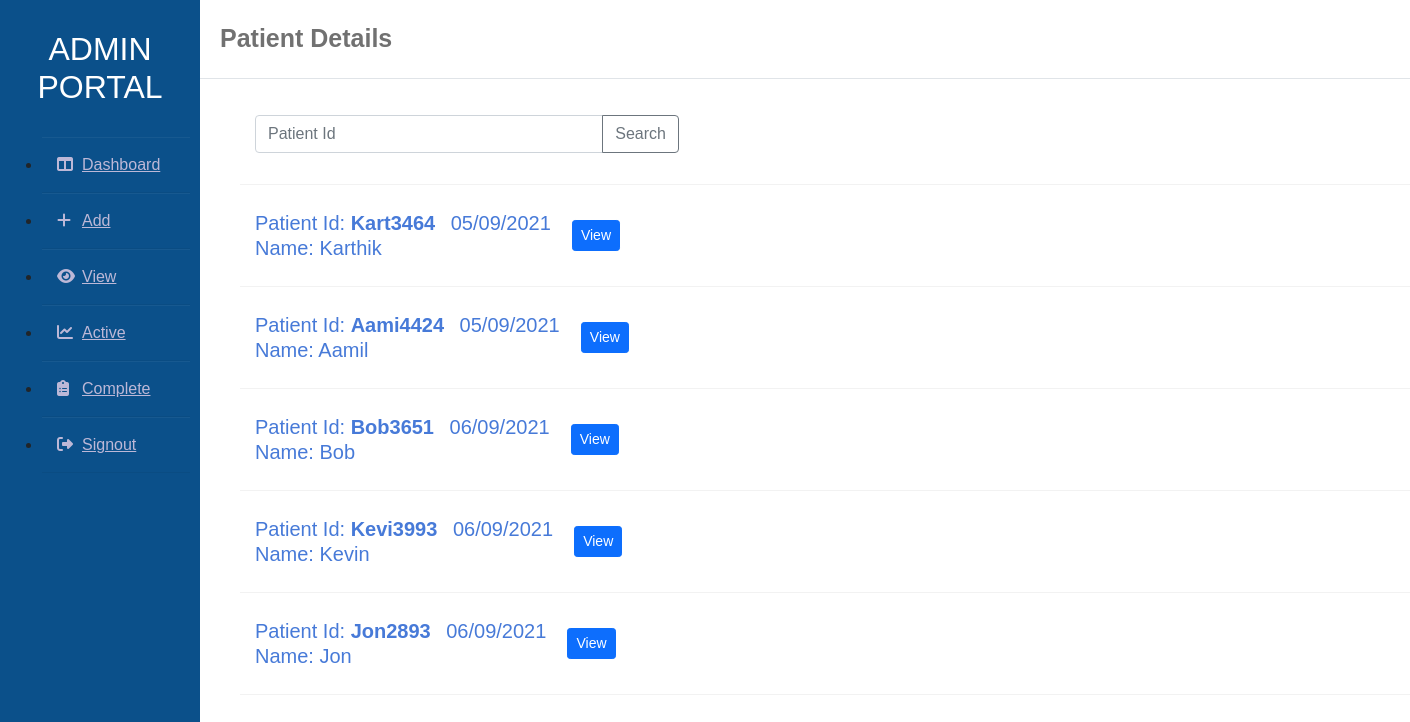
Page /complete on the committed database.
### tables this page shows
CREATE TABLE Patient(
        no TEXT NOT NULL PRIMARY KEY,
        name TEXT,
        gender TEXT,
        address TEXT NOT NULL,
        city TEXT,
        state TEXT,
        concern TEXT,
        att TEXT,
        date TEXT,
        dob TEXT,
        complete BOOLEAN
        
    );

### app.py (the view, shortened to what this page needs)
@app.route("/complete", methods=["GET", "POST"])
def complete():
    if request.method == "GET":
        no, name, dt = pat_get_act(1)
        dat = []
        for i in range(len(name)):
            dat.append(dt[i][0].split())
        return render_template("view.html", length=len(name), no=no, name=name, date=dat)

### DB_Opr.py (called while the page is built)
def pat_get_act(no):
    sql1 = """
            SELECT no FROM Patient WHERE complete=%s""" % no
    sql2 = """
                SELECT name FROM Patient WHERE complete=%s""" % no
    sql3 = """
                SELECT date FROM Patient WHERE complete=%s""" % no
    no = execute_query(sql1)
    name = execute_query(sql2)
    date = execute_query(sql3)
    return no.fetchall(), name.fetchall(), date.fetchall()

def execute_query(sql_query):
    with sqlite3.connect("patient.db") as conn:
        cur = conn.cursor()
        result = cur.execute(sql_query)
        conn.commit()
    return result

### templates/view.html (shortened to what this page needs)
<!DOCTYPE html>
<html lang="en">
<head>
	<link rel="stylesheet" href="{{url_for('static', filename='css/doc.css')}}">
    <link href="https://cdn.jsdelivr.net/npm/bootstrap@5.0.2/dist/css/bootstrap.min.css" rel="stylesheet">
</head>
<body>
<div class="wrapper">
    <div class="sidebar">
        <h2>ADMIN Portal</h2>
        <ul>
           <li><a ID="one" href="{{url_for('admin')}}"><i class="fas fa-columns"></i>Dashboard</a></li>
            <li><a href="{{url_for('add')}}"><i class="fas fa-plus"></i>Add</a></li>
            <li><a href="{{url_for('view')}}"><i class="fas fa-eye"></i>View</a></li>
            <li><a href="{{url_for('active')}}"><i class="fas fa-chart-line"></i>Active</a></li>
            <li><a href="{{url_for('complete')}}"><i class="fas fa-clipboard-list"></i>Complete</a></li>
            <li><a href="{{url_for('logout_a')}}"><i class="fas fa-sign-out-alt"></i>Signout</a></li>
        </ul>
    </div>
    <div class="main_content">
        <div class="header"><strong>Patient Details</strong></div>
        <div class="info">
            <form class="new" method="POST" action="#">
            <div class="row">
                <div class="col-md-4">
            <div class="input-group mb-3">
                <input type="text" class="form-control" placeholder="Patient Id" name="key" aria-describedby="button-addon2">
                <input class="btn btn-outline-secondary" type="submit" value="Search" id="button-addon2" name="btn">
            </div>
        </div>
            </div>
            </form>
                  {% for i in range(length) %}
                <form class="new" id={{i}} action="#" method="POST">
                    <label class="inner">Patient Id: <strong>{{no[i][0]}}</strong> &ensp;{{date[i][0]}} &ensp;<br> Name: {{name[i][0]}}</label>
                    <div class="btn-group-vertical">
                  <input class="inner btn btn-primary btn-sm" name="btn" type="submit" value="View">
                    </div>
                  </form>
                  {% endfor %}
      </div>
    </div>
</div>
</body>
</html>

### static/css/doc.css (style rules this page uses)
* { margin: 0; padding: 0; box-sizing: border-box; text-decoration: none; font-family: 'Josefin Sans', sans-serif; }
body { background-color: #f3f5f9; }
.wrapper .sidebar { width: 200px; height: 100%; background: #0b508a; padding: 30px 10px; position: fixed; }
.wrapper .sidebar h2 { color: #fff; text-transform: uppercase; text-align: center; margin-bottom: 30px; }
.wrapper .sidebar ul li { padding: 15px; border-bottom: 1px solid #db8d7; border-bottom: 1px solid rgba(0,0,0,0.05); border-top: 1px solid rgba(255,255,255,0.05); }
.wrapper .sidebar ul li a { color: #bdb8d7; display: block; }
.wrapper .sidebar ul li a .fas { width: 25px; }
.wrapper .main_content { width: 100%; margin-left: 200px; }
.wrapper .main_content .header { padding: 20px; background: #fff; color: #717171; font-size: 25px; border-bottom: 1px solid #e0e4e8; }
.wrapper .main_content .info { margin: 20px; color: #717171; line-height: 25px; }
.new { padding: 15px; border-bottom: 1px solid #db8d7; border-bottom: 1px solid rgba(0,0,0,0.05); border-top: 1px solid rgba(255,255,255,0.05); margin-left: 20px; color: #477ad8; text-decoration: none; font-size: 20px; }
.inner { display: inline-block; vertical-align: middle; margin: 10px 0; font-family: 'Josefin Sans', sans-serif; border: none width: 30px }

### rows in the picture
Patient: no "Kart3464", name "Karthik"
Patient: no "Aami4424", name "Aamil"
Patient: no "Bob3651", name "Bob"
Patient: no "Kevi3993", name "Kevin"
Patient: no "Jon2893", name "Jon"

### other values in the picture
{{ date[i][0] }} "05/09/2021" "05/09/2021" "06/09/2021" "06/09/2021" "06/09/2021"
